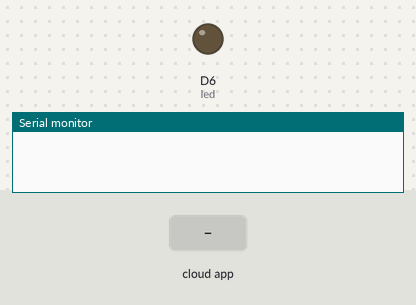
Recording of a sketch running on a simulated Arduino MKR. Parts: output pins drawn as LEDs (lit = HIGH), the last lines printed to the serial monitor. The inputs (shaded band) are chosen by the test bench. WiFi joins after 1.5 s; servers stay silent unless stated; random numbers use the default seed unless the sketch sets one; not simulated (calls return 0 or success): arduino_secrets.h.

Above: at 2.7 s.
2.8 s: the phone or cloud app sets brightness to 0
At 3.3 s:
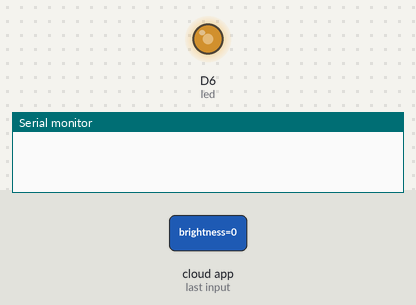
4.3 s: the phone or cloud app sets submit to 1
5.8 s: the phone or cloud app sets brightness to 0
At 6.8 s:
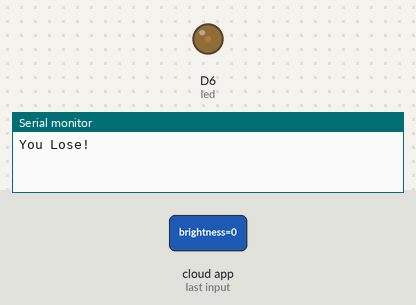
Timing chart, 0 to 8.8 s (numbered marks = the images above; inputs shaded):
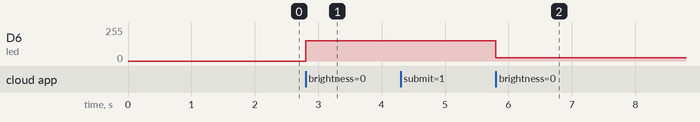

The sketch:

Mini-Code_Cracker.ino
```cpp
// Created by Ben Roberts

#include "arduino_secrets.h"
/*
  Sketch generated by the Arduino IoT Cloud Thing "Untitled"
  https://create.arduino.cc/cloud/things/f187a26c-defb-4d92-970c-4c3da18ff192

  Arduino IoT Cloud Variables description

  The following variables are automatically generated and updated when changes are made to the Thing

  int brightness;
  bool win;

  Variables which are marked as READ/WRITE in the Cloud Thing will also have functions
  which are called when their values are changed from the Dashboard.
  These functions are generated with the Thing and added at the end of this sketch.
*/

#include "thingProperties.h"

int led = 6;         // the PWM pin the LED is attached to
int correctNum = 0;

void setupGame() {  // Reset the game
  correctNum = random(10);
  brightness = 0;
  submit = false;
  win = false;
}

void setup() {
  // Initialize serial and wait for port to open:
  Serial.begin(9600);

  pinMode(led, OUTPUT);

  // Defined in thingProperties.h
  initProperties();

  // Connect to Arduino IoT Cloud
  ArduinoCloud.begin(ArduinoIoTPreferredConnection);

  /*
     The following function allows you to obtain more information
     related to the state of network and IoT Cloud connection and errors
     the higher number the more granular information you’ll get.
     The default is 0 (only errors).
     Maximum is 4
  */
  setDebugMessageLevel(4);
  ArduinoCloud.printDebugInfo();

  randomSeed(analogRead(5));
  setupGame();
}

void loop() {
  ArduinoCloud.update();
}


void onBrightnessChange()  {
  analogWrite(led, map(abs(correctNum - brightness), 0, 10, 255, 0));
}

void onWinChange()  {
  setupGame();  // Ideal case
}

void onSubmitChange() {
    if (submit == true) {
      if (correctNum == brightness) {
        win = true;
        Serial.println("You Win!");
    }
    else {
      win = false;
      Serial.println("You Lose!");
      setupGame();
    }
  }
}
```

thingProperties.h
```cpp
// Code generated by Arduino IoT Cloud, DO NOT EDIT.

#include <ArduinoIoTCloud.h>
#include <Arduino_ConnectionHandler.h>

const char SSID[]     = SECRET_SSID;    // Network SSID (name)
const char PASS[]     = SECRET_OPTIONAL_PASS;    // Network password (use for WPA, or use as key for WEP)

void onBrightnessChange();
void onSubmitChange();
void onWinChange();

int brightness;
bool submit;
bool win;

void initProperties(){

  ArduinoCloud.addProperty(brightness, READWRITE, ON_CHANGE, onBrightnessChange);
  ArduinoCloud.addProperty(submit, READWRITE, ON_CHANGE, onSubmitChange);
  ArduinoCloud.addProperty(win, READWRITE, ON_CHANGE, onWinChange);

}

WiFiConnectionHandler ArduinoIoTPreferredConnection(SSID, PASS);
```

Measured:
- after the input at 2.8 s, D6 (led): 0/255 → 153/255 at once
- after the input at 5.8 s, D6 (led): 153/255 → 26/255 at once
